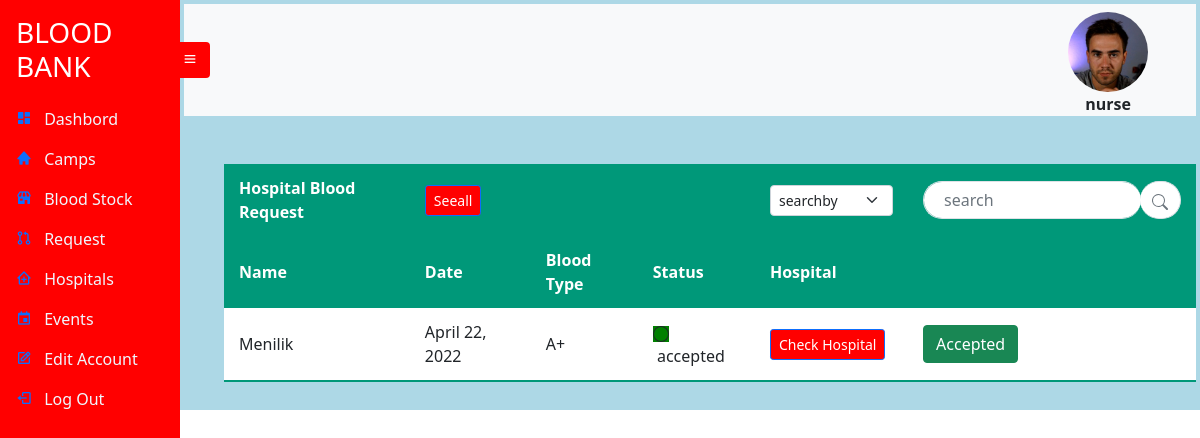
The app's page /hospitalrequest/notall (signed in) with its own data.
### UserAccount/models.py (models this page shows, shortened)
class UserRegistration(models.Model):
    User_id = models.UUIDField(default=uuid.uuid4, unique=True,
                          primary_key=True, editable=False)
    FirstName = models.CharField(max_length=20 , null=True , blank=True)
    LastName = models.CharField(max_length=20 , null=True , blank=True)
    Address_id = models.OneToOneField(Address , on_delete=models.CASCADE)
    Age = models.IntegerField(null=True , blank=True)
    Account_id = models.OneToOneField(Account , on_delete=models.CASCADE)
    ProfilePic= models.FileField(null=True, blank=True, upload_to='profilepic/', default="profilepic/defaultprofile.jpeg")

class Account(AbstractUser):
    Role = models.CharField(max_length=25, null=True , blank=True)

### Hospital/models.py (models this page shows)
class Hospital(models.Model):
    Hospital_id = models.UUIDField(default=uuid.uuid4, unique=True,
                          primary_key=True, editable=False)
    Username = models.CharField(max_length=20, null=True , blank=True)
    HospitalName = models.CharField(max_length=20, null=True , blank=True)
    Address_id = models.OneToOneField(Address, on_delete=models.CASCADE , null=True , blank=True)
    BranchNo= models.CharField(max_length=10)
    HospitalRepresentative = models.CharField(max_length=10)
    ProfilePic= models.FileField(null=True, blank=True, upload_to='profilepic/', default="profilepic/defaultprofile.jpeg.")
    def __str__(self):
        return str(self.Hospital_id)

class BloodRequest(models.Model):
    Blood_Req_Id = models.UUIDField(default=uuid.uuid4, unique=True,
                          primary_key=True, editable=False)
    Hospital_id = models.ForeignKey(Hospital , null=True , on_delete= models.SET_NULL,blank=True , unique=False)
    Blood_id =   models.ForeignKey(Blood , null=True , on_delete=models.SET_NULL,blank=True , unique=False)
    Blood_Group = models.CharField(max_length=10 , choices=blood_type,  null=True , blank=True)
    Quantity = models.CharField(max_length=10 , null=True , blank=True)
    Request_Date = models.DateField(auto_now_add=True , null=True , blank=True)
    Request_Time = models.TimeField(auto_now_add=True , null=True , blank=True)
    Status = models.CharField(max_length=12 , null=True , blank= True , default='in progress')

### Hospital/views.py (the view, shortened to what this page needs)
# urls.py: path('hospitalrequest/<type>', views.HospitalRequest, name='hospitalrequest'),
def HospitalRequest(request, type):
    bloodrequest =None
    hospitals = None
    try:
        if(type=='all'):
            bloodrequest = BloodRequest.objects.all()
        elif(type=='notall'):
            bloodrequest = BloodRequest.objects.all()[0:5]
    except:
        bloodrequest= None
    try:
        hospitals = Hospital.objects.all()
    except:
        hospitals = None
    context={
                   'bloodrequest':bloodrequest,
                   'hospitals':hospitals,
                   'account':bbmanagerstate(request)['account']
    }
    return render (request , 'bbmanager/hospitalrequest.html' , context)

### Hospital/views.py (called while the page is built)
def bbmanagerstate(request):
    bbmanager = request.user
    account = UserRegistration.objects.get(Account_id=bbmanager.id)
    context={'account':account}
    return context

### templates/bbmanager/hospitalrequest.html (shortened to what this page needs)
{% extends 'bbmanager/bbmanager.html' %}
{% block content %}
<br>
<table class="styled-table">
  <thead>
       <tr>
         <th>Hospital  Blood  Request</th>
         <th><a href="{% url 'hospitalrequest' 'all' %}"><button type="button" class="btn btn-primary btn-sm" style= "background-color: red;">Seeall</button></a>
          </th>
          <form method="post" action="{% url 'hospitalrequest' 'searched' %}">
            <th></th>
            <th></th>
          <th>
            <select class="form-select form-select-sm" name='searchby' aria-label=".form-select-sm example">
            <option selected>searchby</option>
          </select>
          </th>
          <th>
            <div class="input-group">
              <input class="form-control border-end-0 border rounded-pill" name='searched' placeholder="search" id="example-search-input">
              <span class="input-group-append">
                  <button type="submit" class="btn btn-outline-secondary bg-white border-start-0 border rounded-pill ms-n3">
                  </button>
              </span>
            </div>
          </th>
          </form>
        </tr>
        <tr >
          <th>Name</th>
           <th>Date</th>
           <th>Blood Type</th>
           <th>Status</th>
           <th>Hospital</th>
           <th></th>
       </tr>
   </thead>
{% include 'bbmanager/hospitalrequestlist.html' %}
{% endblock %}

### templates/bbmanager/bbmanager.html (shortened to what this page needs)
{% extends 'sidebarbase.html' %}
{% block content1 %}
    <div
      class="side-navbar active-nav d-flex justify-content-between flex-wrap flex-column"
      id="sidebar"
    >
      <ul class="nav flex-column text-white w-100">
        <a href="{% url 'bbdashbord' 'notall' %}" class="nav-link h3 text-white my-2">
          BLOOD BANK
        </a>
        <li class="nav-link">
          <i class="bx bxs-dashboard"></i>
          <span class="mx-2" ><a class="inner-anchor"  href="{% url 'bbdashbord' 'notall' %}"> Dashbord</a></span>
        </li>
        <li class="nav-link">
          <i class="bx bxs-home"></i>
          <span class="mx-2" ><a class="inner-anchor" href="{% url 'camps' 'notall' %}"> Camps</a></span>
        </li>
        <li class="nav-link">
          <i class="bx bxs-store"></i>
          <span class="mx-2" ><a class="inner-anchor" href="{% url 'bloodstock' %}"> Blood Stock</a></span>
        </li>
        <li class="nav-link">
          <i class="bx bx-git-pull-request"></i>
          <span class="mx-2" ><a class="inner-anchor" href="{% url 'hospitalrequest' 'notall' %}"> Request</a></span>
        </li>
        <li  class="nav-link">
          <i class="bx bx-clinic"></i>
          <span class="mx-2" ><a class="inner-anchor" href="{% url 'hospitals' 'notall' %}"> Hospitals</a></span>
        </li>
        <li class="nav-link">
          <i class="bx bx-calendar-event"></i>
          <span class="mx-2" ><a class="inner-anchor" href="{% url 'events' 'notall' %}"> Events</a></span>
        </li>
        <li class="nav-link">
          <i class="bx bx-edit"></i>
          <span class="mx-2" ><a class="inner-anchor" href="{% url 'editpassword'  %}"> Edit Account</a></span>
        </li>
        <li class="nav-link">
          <i class="bx bx-log-out"></i>
          <span class="mx-2" ><a class="inner-anchor" href="{% url 'logout' %}" > Log Out </a></span>
        </li>
      </ul>
    </div>
    <div class="p-1 my-container active-cont" style="background-color:lightblue">
      <nav class="navbar top-navbar navbar-light bg-light px-5">
        <a class="btn border-0" id="menu-btn"><i class="bx bx-menu"></i></a>
        <figure id="image">
          <img src="/static/images/{{ account.ProfilePic }}" style="height: 80px;
          width: 80px;
          border-radius: 50%; " >
          <figcaption style="text-align: center;"><b>{{user.username}}</b></figcaption>
        </figure>
              </nav>
      {% block content %}
      {% endblock %}
{% endblock %}

### templates/bbmanager/hospitalrequestlist.html (shortened to what this page needs)
   <tbody>
    <br>
     {% if bloodrequest %}
     {% for br in bloodrequest %}
      <tr>
        {% if hospitals %}
        {% for hospital in hospitals %}
        {% if hospital.Hospital_id|slugify == br.Hospital_id|slugify  %}
        <td>{{hospital.HospitalName}}</td>
        {% endif %}
        {% endfor %}
        {% else %}
        <td>NOhospital</td>
        {% endif%}
        <td>{{ br.Request_Date }}</td>
        <td>{{  br.Blood_Group}}</td>
          {% if br.Status == 'in progress' %}
          <td><svg xmlns="http://www.w3.org/2000/svg" width="16" height="16" fill="currentColor" style="background-color: yellow;" class="bi bi-circle"  viewBox="0 0 16 16">
            <path d="M8 15A7 7 0 1 1 8 1a7 7 0 0 1 0 14zm0 1A8 8 0 1 0 8 0a8 8 0 0 0 0 16z"/>
          </svg>
          {% elif br.Status == 'accepted' %}
          <td><svg xmlns="http://www.w3.org/2000/svg" width="16" height="16" fill="currentColor" style="background-color: green;" class="bi bi-circle"  viewBox="0 0 16 16">
            <path d="M8 15A7 7 0 1 1 8 1a7 7 0 0 1 0 14zm0 1A8 8 0 1 0 8 0a8 8 0 0 0 0 16z"/>
          </svg>
          {% elif br.Status == 'rejected' %}
          <td><svg xmlns="http://www.w3.org/2000/svg" width="16" height="16" fill="currentColor" style="background-color: red;" class="bi bi-circle"  viewBox="0 0 16 16">
            <path d="M8 15A7 7 0 1 1 8 1a7 7 0 0 1 0 14zm0 1A8 8 0 1 0 8 0a8 8 0 0 0 0 16z"/>
          </svg>
          {% endif %}
          &nbsp;{{ br.Status }}</td>
       {% if sender != 'dashbord' %}
        <td><a href="{% url 'hospitaladdress' br.Hospital_id %}"><button type="button" class="btn btn-primary btn-sm" style= "background-color: red;">Check Hospital</button></a>
        </td>
        {% endif %}
        {% if sender != 'dashbord' %}
        {% if br.Status == 'in progress'  %}
        <td><a href="{% url 'acceptbloodrequest' br.Blood_Req_Id 'accept'  %}"><button type="button" class="btn btn-success">Accept</button></a>&nbsp; <a href="{% url 'acceptbloodrequest' br.Blood_Req_Id 'firstreject'  %}"><button type="button" class="btn btn-danger">Reject</button></a>
        {% elif br.Status == 'accepted' %}
        <td><a style="text-decoration: none;" href="{% url 'acceptbloodrequest' br.Blood_Req_Id  'secondreject'  %}"><button type="button" class="btn btn-success"     onmouseover="this.innerHTML='Reject';this.style.backgroundColor='red';"
          onmouseout="this.innerHTML='Accepted';this.style.backgroundColor='green';">Accepted</button></a></td>
        {% endif %}
        {% endif %}
     {% endfor %}
    {% endif %}
     </tbody>
 </table>
 <br>

### static/styles/sidebar.css (style rules this page uses)
* { margin: 0; padding: 0; box-sizing: border-box; }
body { min-height: 100vh; background-color: #fff; }
.side-navbar { width: 180px; height: 100%; position: fixed; margin-left: -300px; background-color: red; transition: 0.5s; }
.my-container { transition: 0.4s; }
.active-nav { margin-left: 0; }
.active-cont { margin-left: 180px; }
#menu-btn { background-color: red ; color: #fff; margin-left: -62px; }
#image { max-width: 300px; height: 80px; border-radius: 50%; top: 10px; right: 0px; }
.my-container input { border-radius: 2rem; padding: 2px 20px; }
.inner-anchor { color: aliceblue; text-decoration: black; }
.styled-table thead tr { background-color: #009879; color: #ffffff; text-align: left; }
.styled-table th, .styled-table td { padding: 12px 15px; }
.styled-table tbody tr { border-bottom: 1px solid #dddddd; }
.styled-table tbody tr:last-of-type { border-bottom: 2px solid #009879; }
.styled-table { margin-left: 40px; }
.styled-table tbody { background-color: white; }

### records on screen
UserRegistration: ProfilePic (picture)
Account: username "nurse"
BloodRequest: Request_Date "April 22, 2022", Blood_Group "A+", Status "accepted", shows "Accepted"
Hospital: HospitalName "Menilik"
